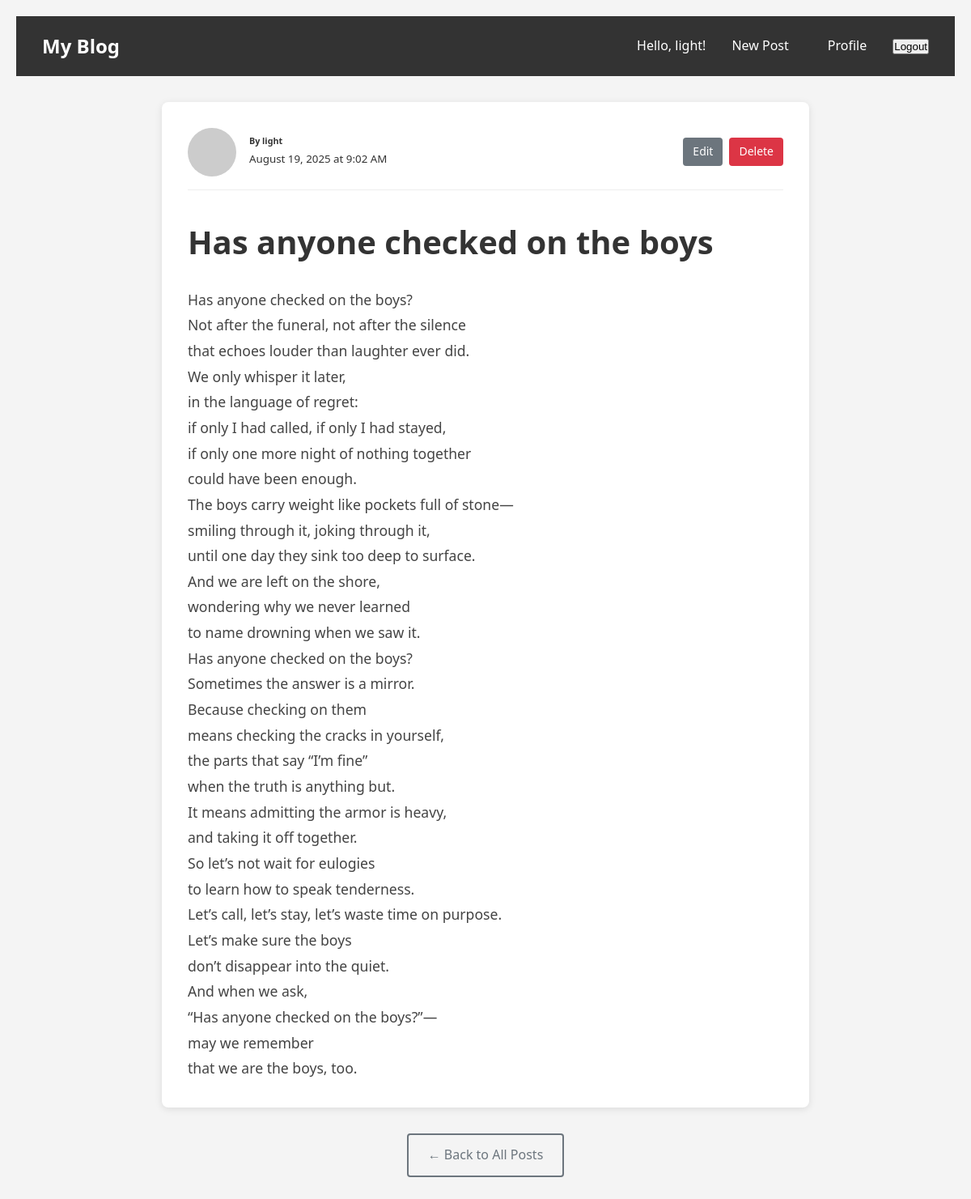
Page /post/2/ (signed in) on the committed database.
### blog/models.py (models this page shows, shortened)
class Post(models.Model):
    title = models.CharField(max_length=200)
    content = models.TextField()
    published_date = models.DateTimeField(auto_now_add=True)
    updated_at = models.DateTimeField(auto_now=True)
    author = models.ForeignKey(User, on_delete=models.CASCADE)

### blog/views.py (the view)
# urls.py: path('post/<int:pk>/', PostDetailView.as_view(), name='post-detail'),
class PostDetailView(DetailView):
    model = Post
    template_name = 'blog/post_detail.html'

### blog/templates/blog/post_detail.html
{% extends 'blog/base.html' %}
{% block content %}
<div class="post-detail">
    <article class="post-full">
        <div class="post-header">
            <div class="post-meta-full">
                <img class="post-author-img-large" src="https://via.placeholder.com/60" alt="Author">
                <div class="post-info-full">
                    <h6>By {{ object.author.username }}</h6>
                    <small class="text-muted">{{ object.published_date|date:"F d, Y \a\t g:i A" }}</small>
                </div>
            </div>
            {% if object.author == user %}
                <div class="post-actions">
                    <a href="{% url 'post-update' object.id %}" class="btn btn-secondary btn-sm">Edit</a>
                    <a href="{% url 'post-delete' object.id %}" class="btn btn-danger btn-sm">Delete</a>
                </div>
            {% endif %}
        </div>
        <div class="post-content-full">
            <h1>{{ object.title }}</h1>
            <div class="post-text">
                {{ object.content|linebreaks }}
            </div>
        </div>
    </article>
    <div class="post-navigation">
        <a href="{% url 'blog-home' %}" class="btn btn-outline-secondary">← Back to All Posts</a>
    </div>
</div>
{% endblock content %}

### blog/templates/blog/base.html (shortened to what this page needs)
<!DOCTYPE html>
<html lang="en">
<head>
    {% load static %}
    <link rel="stylesheet" type="text/css" href="{% static 'blog/css/style.css' %}">
</head>
<body>
    <nav class="navbar">
    <div class="nav-brand">
        <a href="{% url 'blog-home' %}">My Blog</a>
    </div>
    <div class="nav-links">
        {% if user.is_authenticated %}
            <span>Hello, {{ user.username }}!</span>
            <a href="{% url 'post-create' %}">New Post</a>
            <a href="{% url 'profile' %}">Profile</a>
            <form method="post" action="{% url 'logout' %}" style="display: inline;">
                <button type="submit" class="logout-btn">Logout</button>
            </form>
        {% else %}
            <a href="{% url 'login' %}">Login</a>
            <a href="{% url 'register' %}">Register</a>
        {% endif %}
    </div>
</nav>
    <main class="main-content">
        {% block content %}
        {% endblock content %}
    </main>
</body>
</html>

### blog/static/blog/css/style.css (style rules this page uses)
body { font-family: Arial, sans-serif; margin: 0; padding: 20px; }
* { margin: 0; padding: 0; box-sizing: border-box; }
body { font-family: 'Segoe UI', Tahoma, Geneva, Verdana, sans-serif; line-height: 1.6; color: #333; background-color: #f4f4f4; }
.navbar { background-color: #333; color: white; padding: 1rem 2rem; display: flex; justify-content: space-between; align-items: center; }
.nav-brand a { color: white; text-decoration: none; font-size: 1.5rem; font-weight: bold; }
.nav-links { display: flex; gap: 1rem; align-items: center; }
.nav-links a { color: white; text-decoration: none; padding: 0.5rem 1rem; border-radius: 4px; transition: background-color 0.3s; }
.main-content { max-width: 1200px; margin: 2rem auto; padding: 0 2rem; }
.btn { display: inline-block; padding: 0.75rem 1.5rem; font-size: 1rem; text-decoration: none; border: none; border-radius: 4px; cursor: pointer; transition: background-color 0.3s; text-align: center; }
.post-detail { max-width: 800px; margin: 0 auto; }
.post-full { background: white; padding: 2rem; border-radius: 8px; box-shadow: 0 2px 10px rgba(0,0,0,0.1); margin-bottom: 2rem; }
.post-header { display: flex; justify-content: space-between; align-items: center; margin-bottom: 2rem; padding-bottom: 1rem; border-bottom: 1px solid #eee; }
.post-meta-full { display: flex; align-items: center; }
.post-author-img-large { width: 60px; height: 60px; border-radius: 50%; margin-right: 1rem; }
.post-info-full h6 { margin: 0; color: #333; }
.post-actions { display: flex; gap: 0.5rem; }
.post-content-full h1 { color: #333; margin-bottom: 1.5rem; font-size: 2.5rem; }
.post-text { font-size: 1.1rem; line-height: 1.8; color: #444; }
.post-navigation { text-align: center; }
.btn-secondary { background-color: #6c757d; color: white; border: none; }
.btn-danger { background-color: #dc3545; color: white; border: none; }
.btn-outline-secondary { background-color: transparent; color: #6c757d; border: 2px solid #6c757d; }
.btn-sm { padding: 0.375rem 0.75rem; font-size: 0.875rem; }

### rows in the picture
Post: author.username "light", published_date "August 19, 2025 at 9:02 AM", title "Has anyone checked on the boys", content "Has anyone checked on the boys? Not after the funeral, not after the silence that echoes louder than laughter ever did. We only whisper it later, in the language of regret: if only I had called, if only I had stayed, if only one more night of nothing together could have been enough. The boys carry weight like pockets full of stone— smiling through it, joking through it, until one day they sink too deep to surface. And we are left on the shore, wondering why we never learned to name drowning when we saw it. Has anyone checked on the boys? Sometimes the answer is a mirror. Because checking on them means checking the cracks in yourself, the parts that say “I’m fine” when the truth is anything…"

### other values in the picture
{{ user.username }} "light"
